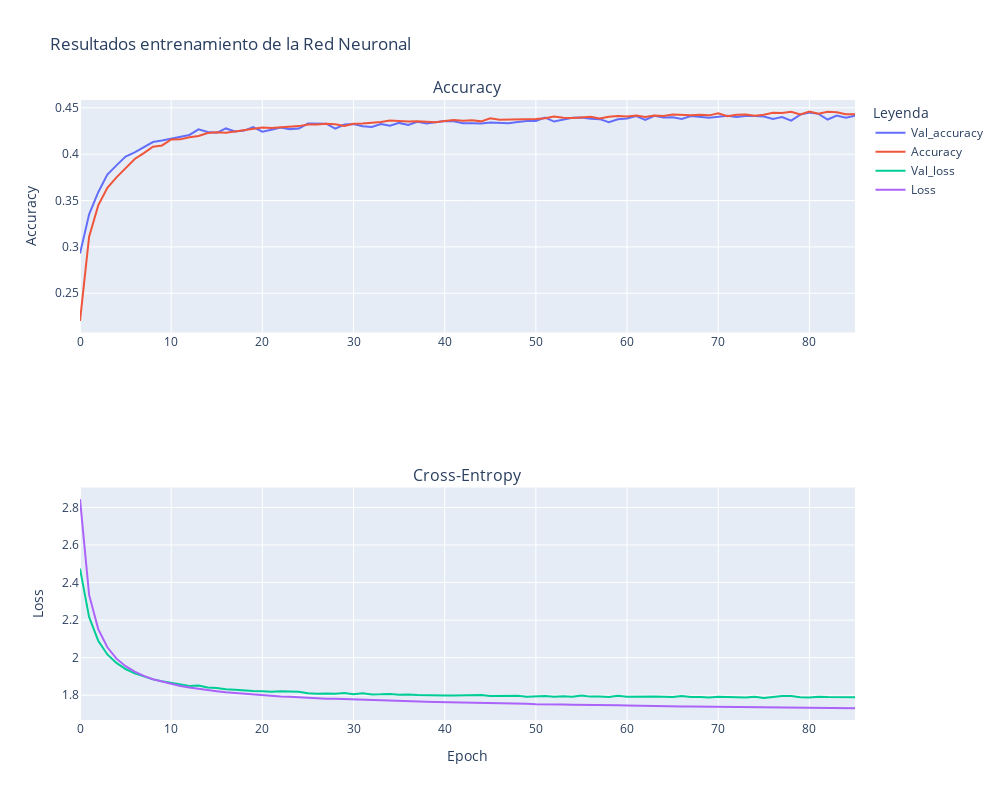

Notebook code for this chart:
### Code cell
# Visualización
history_dict=history_callback.history
fig = make_subplots(
    rows=2, cols=1,
    subplot_titles=("Accuracy", "Cross-Entropy"))
# Create traces

fig.add_trace(go.Scatter(x=list(range(len(history_dict['accuracy']))), y=history_dict['val_accuracy'],
                    mode='lines',
                    name='Val_accuracy'),row=1, col=1)
fig.add_trace(go.Scatter(x=list(range(len(history_dict['accuracy']))), y=history_dict['accuracy'],
                    mode='lines',
                    name='Accuracy'),row=1, col=1)

fig.add_trace(go.Scatter(x=list(range(len(history_dict['accuracy']))), y=history_dict['val_loss'],
                    mode='lines',
                    name='Val_loss'),row=2, col=1)

fig.add_trace(go.Scatter(x=list(range(len(history_dict['accuracy']))), y=history_dict['loss'],
                    mode='lines',
                    name='Loss'),row=2, col=1)

fig.update_layout(title_text="Resultados entrenamiento de la Red Neuronal",
                      height=800,
                      width=1000,font=dict(#color="white"
                      ),#template="plotly_dark",
                      legend_tracegroupgap = 90,legend_title="Leyenda")

fig.update_xaxes(title_text="Epoch",row=2, col=1)
fig.update_yaxes(title_text="Accuracy", row=1, col=1)
fig.update_yaxes(title_text="Loss", row=2, col=1)

fig.show()

### Figure 1 — Plotly figure (JSON) as saved in the notebook; plotly's stock layout.template omitted (floating-point values rounded to 4 significant figures)
{"data": [{"mode": "lines", "name": "Val_accuracy", "type": "scatter", "x": [0, 1, 2, 3, 4, 5, 6, 7, 8, 9, 10, 11, 12, 13, 14, 15, 16, 17, 18, 19, 20, 21, 22, 23, 24, 25, 26, 27, 28, 29, 30, 31, 32, 33, 34, 35, 36, 37, 38, 39, 40, 41, 42, 43, 44, 45, 46, 47, 48, 49, 50, 51, 52, 53, 54, 55, 56, 57, 58, 59, 60, 61, 62, 63, 64, 65, 66, 67, 68, 69, 70, 71, 72, 73, 74, 75, 76, 77, 78, 79, 80, 81, 82, 83, 84, 85], "xaxis": "x", "y": [0.2928, 0.3351, 0.3589, 0.378, 0.3879, 0.3975, 0.4019, 0.4072, 0.4131, 0.4148, 0.4166, 0.4185, 0.4207, 0.4267, 0.424, 0.4231, 0.4278, 0.4245, 0.4254, 0.4292, 0.4242, 0.4264, 0.4287, 0.427, 0.4277, 0.433, 0.4326, 0.4329, 0.4275, 0.432, 0.4326, 0.4301, 0.4295, 0.4324, 0.4308, 0.4337, 0.4316, 0.435, 0.4332, 0.4348, 0.4359, 0.4354, 0.4335, 0.4334, 0.4331, 0.4341, 0.434, 0.4334, 0.4348, 0.4359, 0.4358, 0.4394, 0.4352, 0.4376, 0.4392, 0.4395, 0.4382, 0.4378, 0.4345, 0.4376, 0.4386, 0.4411, 0.4369, 0.4415, 0.4396, 0.4399, 0.438, 0.4412, 0.4399, 0.4394, 0.4403, 0.4415, 0.4401, 0.4412, 0.4412, 0.4407, 0.4379, 0.44, 0.4363, 0.4426, 0.445, 0.4435, 0.4374, 0.4417, 0.4393, 0.4414], "yaxis": "y"}, {"mode": "lines", "name": "Accuracy", "type": "scatter", "x": [0, 1, 2, 3, 4, 5, 6, 7, 8, 9, 10, 11, 12, 13, 14, 15, 16, 17, 18, 19, 20, 21, 22, 23, 24, 25, 26, 27, 28, 29, 30, 31, 32, 33, 34, 35, 36, 37, 38, 39, 40, 41, 42, 43, 44, 45, 46, 47, 48, 49, 50, 51, 52, 53, 54, 55, 56, 57, 58, 59, 60, 61, 62, 63, 64, 65, 66, 67, 68, 69, 70, 71, 72, 73, 74, 75, 76, 77, 78, 79, 80, 81, 82, 83, 84, 85], "xaxis": "x", "y": [0.2202, 0.311, 0.3448, 0.3638, 0.375, 0.3854, 0.3948, 0.4012, 0.4081, 0.4094, 0.4158, 0.416, 0.4183, 0.4196, 0.4229, 0.4236, 0.4232, 0.4244, 0.426, 0.4269, 0.4289, 0.4282, 0.4289, 0.4295, 0.4303, 0.4321, 0.432, 0.4328, 0.4324, 0.4304, 0.4328, 0.4331, 0.4339, 0.4347, 0.4364, 0.4356, 0.4353, 0.4356, 0.4348, 0.4346, 0.4357, 0.4368, 0.4362, 0.4366, 0.4354, 0.4386, 0.4372, 0.4374, 0.4375, 0.4374, 0.438, 0.4387, 0.4407, 0.4392, 0.4389, 0.4396, 0.4404, 0.4386, 0.4405, 0.4411, 0.4407, 0.4416, 0.44, 0.4418, 0.4411, 0.4427, 0.4423, 0.442, 0.4425, 0.4419, 0.4441, 0.4408, 0.4424, 0.4428, 0.4415, 0.4426, 0.4447, 0.4444, 0.4458, 0.4429, 0.4459, 0.4435, 0.4456, 0.4453, 0.4432, 0.443], "yaxis": "y"}, {"mode": "lines", "name": "Val_loss", "type": "scatter", "x": [0, 1, 2, 3, 4, 5, 6, 7, 8, 9, 10, 11, 12, 13, 14, 15, 16, 17, 18, 19, 20, 21, 22, 23, 24, 25, 26, 27, 28, 29, 30, 31, 32, 33, 34, 35, 36, 37, 38, 39, 40, 41, 42, 43, 44, 45, 46, 47, 48, 49, 50, 51, 52, 53, 54, 55, 56, 57, 58, 59, 60, 61, 62, 63, 64, 65, 66, 67, 68, 69, 70, 71, 72, 73, 74, 75, 76, 77, 78, 79, 80, 81, 82, 83, 84, 85], "xaxis": "x2", "y": [2.474, 2.216, 2.09, 2.017, 1.972, 1.939, 1.917, 1.9, 1.884, 1.874, 1.865, 1.86, 1.85, 1.852, 1.841, 1.839, 1.832, 1.829, 1.824, 1.823, 1.821, 1.819, 1.821, 1.819, 1.819, 1.81, 1.807, 1.809, 1.808, 1.811, 1.806, 1.81, 1.804, 1.805, 1.807, 1.802, 1.804, 1.801, 1.799, 1.798, 1.799, 1.798, 1.798, 1.798, 1.801, 1.796, 1.795, 1.798, 1.797, 1.792, 1.794, 1.796, 1.792, 1.795, 1.792, 1.798, 1.793, 1.794, 1.79, 1.797, 1.792, 1.792, 1.796, 1.794, 1.792, 1.79, 1.795, 1.79, 1.791, 1.788, 1.792, 1.791, 1.791, 1.788, 1.791, 1.785, 1.79, 1.795, 1.796, 1.79, 1.788, 1.792, 1.79, 1.789, 1.789, 1.789], "yaxis": "y2"}, {"mode": "lines", "name": "Loss", "type": "scatter", "x": [0, 1, 2, 3, 4, 5, 6, 7, 8, 9, 10, 11, 12, 13, 14, 15, 16, 17, 18, 19, 20, 21, 22, 23, 24, 25, 26, 27, 28, 29, 30, 31, 32, 33, 34, 35, 36, 37, 38, 39, 40, 41, 42, 43, 44, 45, 46, 47, 48, 49, 50, 51, 52, 53, 54, 55, 56, 57, 58, 59, 60, 61, 62, 63, 64, 65, 66, 67, 68, 69, 70, 71, 72, 73, 74, 75, 76, 77, 78, 79, 80, 81, 82, 83, 84, 85], "xaxis": "x2", "y": [2.844, 2.334, 2.152, 2.055, 1.995, 1.954, 1.925, 1.903, 1.885, 1.872, 1.86, 1.849, 1.841, 1.834, 1.827, 1.822, 1.816, 1.812, 1.807, 1.804, 1.801, 1.798, 1.794, 1.792, 1.789, 1.788, 1.784, 1.782, 1.781, 1.779, 1.777, 1.775, 1.774, 1.772, 1.77, 1.769, 1.768, 1.767, 1.765, 1.764, 1.763, 1.762, 1.76, 1.76, 1.759, 1.758, 1.757, 1.756, 1.755, 1.754, 1.752, 1.753, 1.751, 1.75, 1.749, 1.749, 1.749, 1.748, 1.746, 1.746, 1.745, 1.744, 1.744, 1.743, 1.743, 1.741, 1.74, 1.74, 1.74, 1.738, 1.738, 1.738, 1.737, 1.737, 1.735, 1.735, 1.735, 1.734, 1.733, 1.733, 1.733, 1.732, 1.731, 1.73, 1.73, 1.731], "yaxis": "y2"}], "layout": {"annotations": [{"font": {"size": 16}, "showarrow": false, "text": "Accuracy", "x": 0.5, "xanchor": "center", "xref": "paper", "y": 1, "yanchor": "bottom", "yref": "paper"}, {"font": {"size": 16}, "showarrow": false, "text": "Cross-Entropy", "x": 0.5, "xanchor": "center", "xref": "paper", "y": 0.375, "yanchor": "bottom", "yref": "paper"}], "height": 800, "legend": {"title": {"text": "Leyenda"}, "tracegroupgap": 90}, "title": {"text": "Resultados entrenamiento de la Red Neuronal"}, "width": 1000, "xaxis": {"anchor": "y", "domain": [0, 1]}, "xaxis2": {"anchor": "y2", "domain": [0, 1], "title": {"text": "Epoch"}}, "yaxis": {"anchor": "x", "domain": [0.625, 1], "title": {"text": "Accuracy"}}, "yaxis2": {"anchor": "x2", "domain": [0, 0.375], "title": {"text": "Loss"}}}}
